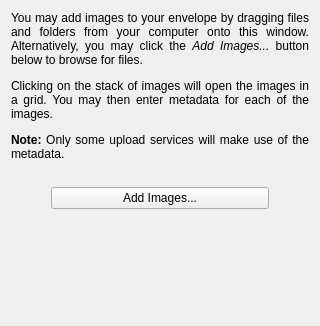
<?xml version="1.0" encoding="UTF-8"?>
<ui version="4.0">
 <class>AddImagesWidget</class>
 <widget class="QWidget" name="AddImagesWidget">
  <property name="geometry">
   <rect>
    <x>0</x>
    <y>0</y>
    <width>320</width>
    <height>326</height>
   </rect>
  </property>
  <property name="minimumSize">
   <size>
    <width>320</width>
    <height>0</height>
   </size>
  </property>
  <property name="windowTitle">
   <string>Form</string>
  </property>
  <layout class="QGridLayout" name="gridLayout">
   <item row="0" column="0">
    <widget class="QLabel" name="label">
     <property name="text">
      <string>&lt;p&gt;You may add images to your envelope by dragging files and folders from your computer onto this window. Alternatively, you may click the &lt;span style=&quot;font-style:italic&quot;&gt;Add Images...&lt;/span&gt; button below to browse for files.&lt;/p&gt;
&lt;p&gt;Clicking on the stack of images will open the images in a grid. You may then enter metadata for each of the images.&lt;/p&gt;
&lt;p&gt;&lt;span style=&quot;font-weight:bold&quot;&gt;Note: &lt;/span&gt;Only some upload services will make use of the metadata.</string>
     </property>
     <property name="alignment">
      <set>Qt::AlignJustify|Qt::AlignVCenter</set>
     </property>
     <property name="wordWrap">
      <bool>true</bool>
     </property>
    </widget>
   </item>
   <item row="1" column="0">
    <spacer name="verticalSpacer">
     <property name="orientation">
      <enum>Qt::Vertical</enum>
     </property>
     <property name="sizeType">
      <enum>QSizePolicy::Fixed</enum>
     </property>
     <property name="sizeHint" stdset="0">
      <size>
       <width>20</width>
       <height>20</height>
      </size>
     </property>
    </spacer>
   </item>
   <item row="4" column="0">
    <spacer name="verticalSpacer_2">
     <property name="orientation">
      <enum>Qt::Vertical</enum>
     </property>
     <property name="sizeHint" stdset="0">
      <size>
       <width>20</width>
       <height>40</height>
      </size>
     </property>
    </spacer>
   </item>
   <item row="2" column="0">
    <layout class="QHBoxLayout" name="horizontalLayout">
     <item>
      <spacer name="horizontalSpacer">
       <property name="orientation">
        <enum>Qt::Horizontal</enum>
       </property>
       <property name="sizeType">
        <enum>QSizePolicy::Preferred</enum>
       </property>
       <property name="sizeHint" stdset="0">
        <size>
         <width>40</width>
         <height>20</height>
        </size>
       </property>
      </spacer>
     </item>
     <item>
      <widget class="QPushButton" name="addImagesButton">
       <property name="text">
        <string>Add Images...</string>
       </property>
      </widget>
     </item>
     <item>
      <spacer name="horizontalSpacer_2">
       <property name="orientation">
        <enum>Qt::Horizontal</enum>
       </property>
       <property name="sizeType">
        <enum>QSizePolicy::Preferred</enum>
       </property>
       <property name="sizeHint" stdset="0">
        <size>
         <width>40</width>
         <height>20</height>
        </size>
       </property>
      </spacer>
     </item>
    </layout>
   </item>
  </layout>
 </widget>
 <resources/>
 <connections/>
</ui>
